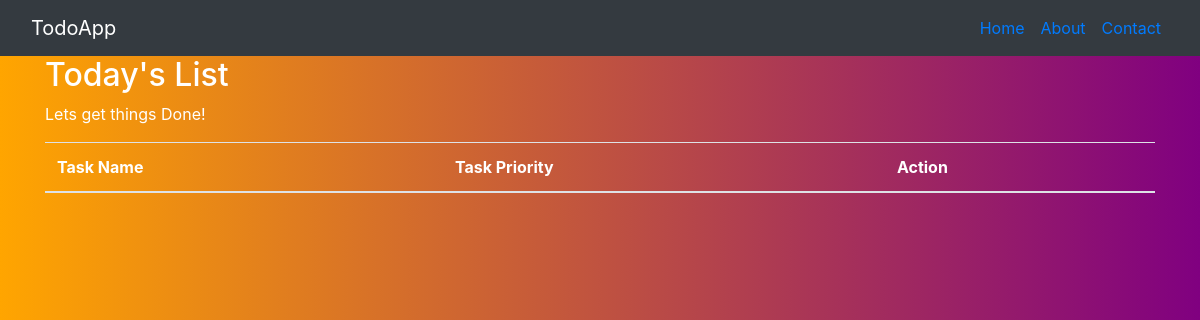
The page /todoapp/ on the database as committed earlier.
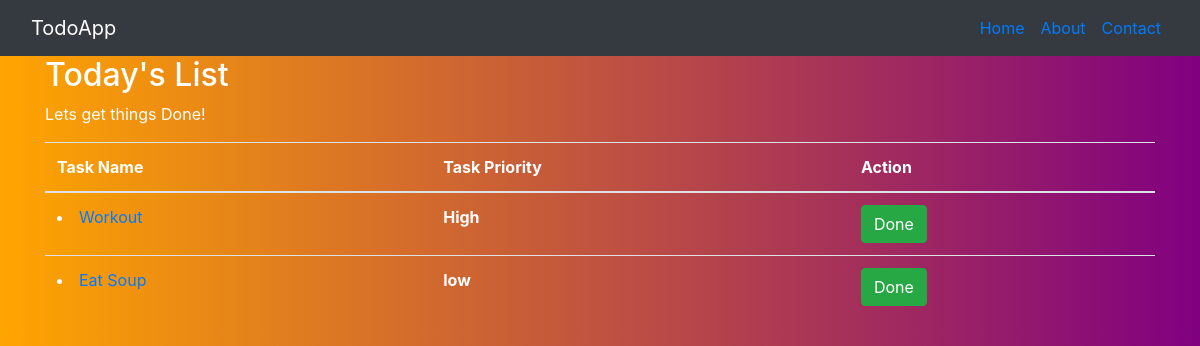
The same page on the database as committed later.
### todoapp/models.py (models this page shows, shortened)
class Task(models.Model):
    task_name = models.CharField(max_length=200)
    task_priority = models.CharField(max_length=200)

### todoapp/views.py (the view)
class IndexView(generic.ListView):
    template_name = 'todoapp/index.html'
    def get_queryset(self):
        return Task.objects.all()

### todoapp/templates/todoapp/index.html (shortened to what this page needs)
<!DOCTYPE html>
{% extends 'todoapp/base.html'%}
    {% block body%}
    <div class = "container">
      <h2>Today's List</h2>
      <p>Lets get things Done!</p>
      <table class="table">
        <thead>
          <tr>
            <th>Task Name</th>
            <th>Task Priority</th>
            <th>Action</th>
          </tr>
        </thead>
        <tbody>
          {%if task_list%}
            {%for task in object_list%}
              <tr>
              <td><li><a href="{% url 'todoapp:detail' task.id %}">{{task.task_name}}</a></li></td>
              <td><strong>{{task.task_priority}}</strong></td>
              <td><button type="submit" class="btn btn-success">Done</button></td>
              </tr>
            {%endfor%}
          {%endif%}
        </tbody>
      </table>
    </div>
    {% endblock %}

### todoapp/templates/todoapp/base.html (shortened to what this page needs)
<!DOCTYPE html>
{%load staticfiles%}
<html lang="en" dir="ltr">
  <head>
    <link rel="stylesheet" href="https://stackpath.bootstrapcdn.com/bootstrap/4.3.1/css/bootstrap.min.css">
    <link rel="stylesheet" type="text/css" href="{% static 'todoapp/styles.css'%}">
  </head>
  <body>
    <nav class="navbar navbar-fixed-top navbar-expand-md navbar-dark bg-dark">
      <div class="container-fluid">
        <div class="navbar-header">
          <a class="navbar-brand" href="#">TodoApp</a>
        </div>
        <ul class="nav navbar-nav">
          <li class="active nav-link"><a href="/home"> Home </a></li>
          <li class="nav-link"><a href="/about"> About </a></li>
          <li class="nav-link"><a href="/contact"> Contact </a></li>
        </ul>
      </div>
    </nav>
    {% block body%}
    {% endblock %}
  </body>
</html>

### todoapp/static/todoapp/styles.css (style rules this page uses)
body { background-image: linear-gradient(-90deg, purple, orange); color: White; }
.table { color: White; }

Rows that differ between the two databases and show on the page:
added Task: task_name "Workout", task_priority "High"
added Task: task_name "Eat Soup", task_priority "low"
